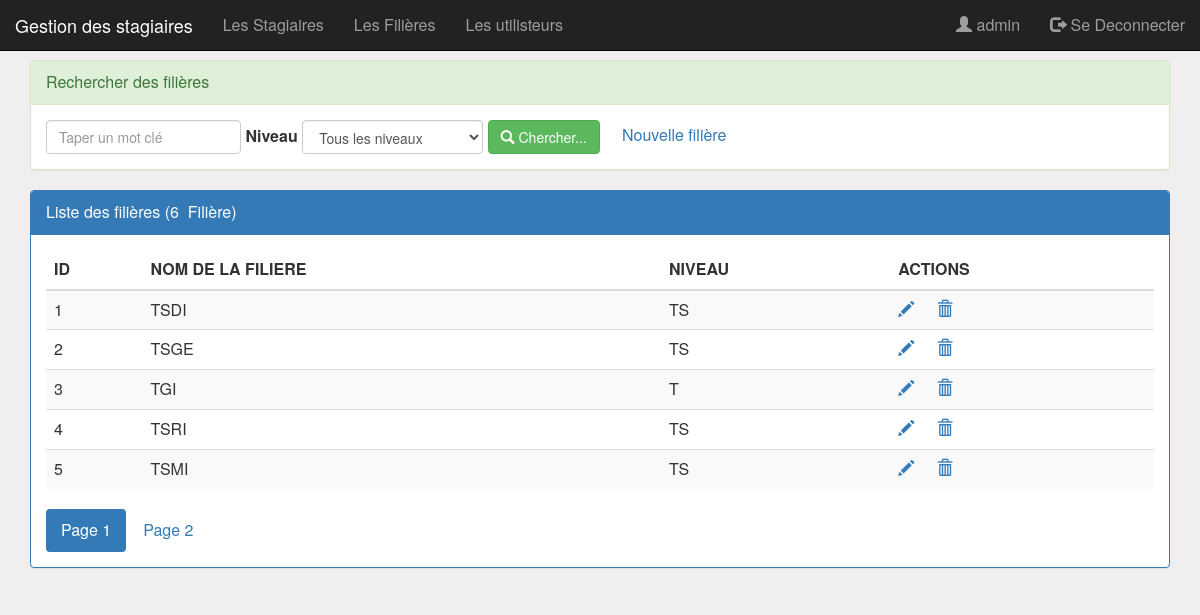
The app's page /pages/filieres.php (signed in) with its own data.
### tables this page shows
CREATE TABLE FILIERE (                    
	ID int(4) AUTO_INCREMENT PRIMARY KEY, 
	NOM_FILIERE VARCHAR(100) NOT NULL,    
	NIVEAU VARCHAR(100) NOT NULL);

### pages/filieres.php (the view, shortened to what this page needs)
<?php
	require_once('connexion.php');
	if(isset($_GET['motCle']))
		$mc=$_GET['motCle'];
	else
		$mc="";
	if(isset($_GET['NIVEAU']))
		$niveau=$_GET['NIVEAU'];
	else
		$niveau="all";
	if(isset($_GET['size']))
		$size=$_GET['size'];
	else
		$size=5;
	if(isset($_GET['page']))
		$page=$_GET['page'];
	else
		$page=1;
	$offset=($page-1)*$size;
	if($niveau=="all"){
		$resultat1 = $con->query("SELECT * FROM FILIERE
									WHERE  NOM_FILIERE like '%$mc%'
									ORDER BY ID
									LIMIT $size
									OFFSET $offset");
		$resultat2 = $con->query("select count(*) as nbrFiliere
									from FILIERE
									where NOM_FILIERE like '%$mc%'");
	}
	$nbr=$resultat2->fetch();
	$nbrF=$nbr['nbrFiliere'];
	$reste=$nbrF % $size;
	if($reste==0)
		$nbrPage=$nbrF/$size;
	else
		$nbrPage=floor($nbrF/$size)+1;
?>
<!DOCTYPE HTML>
<html>
	<head>
		<link rel="stylesheet" type="text/css" href="../css/bootstrap.css">
		<link rel="stylesheet" type="text/css" href="../css/monstyle.css">
	</head>
	<body>
		<?php include('entete.php');?>
		<div class="container">
			<div class="panel panel-success espace60">
				<div class="panel-heading">Rechercher des filières</div>
				<div class="panel-body">
					<form method="get" action="filieres.php" class="form-inline">
						<div class="form-group">
							<input type="text" name="motCle"
									placeholder="Taper un mot clé"
									id="motCle" class="form-control"
									value="<?php echo $mc; ?>"/>
							<label for="NIVEAU" class="control-label">Niveau</label>
							<select name="NIVEAU" id="NIVEAU" class="form-control"
									onChange="this.form.submit();">
								<option value="all" <?php echo $niveau=="all"?"selected":"" ?>>Tous les niveaux</option>
							</select>
							<button type="submit" class="btn btn-success">
								<i class="glyphicon glyphicon-search"></i>
								Chercher...
							</button>
							<?php if($_SESSION['utilisateur']['ROLE']=="ADMIN") {?>
								<a href="nouvelleFiliere.php">Nouvelle filière</a>
							<?php } ?>
						</div>
					</form>
				</div>
			</div>
			<div class="panel panel-primary ">
				<div class="panel-heading">Liste des filières (<?php echo $nbrF ?>&nbsp Filière) </div>
				<div class="panel-body">
					<table class="table table-striped">
						<thead>
							<tr>
								<th>ID</th>
								<th>NOM DE LA FILIERE</th>
								<th>NIVEAU</th>
								 <?php if($_SESSION['utilisateur']['ROLE']=="ADMIN") {?>
									<th>ACTIONS</th>
								<?php } ?>
							</tr>
						</thead>
						<tbody>
							<?php while($FILIERE=$resultat1->fetch()){?>
								<tr>
									<td><?php echo $FILIERE['ID'] ?></td>
									<td><?php echo $FILIERE['NOM_FILIERE'] ?></td>
									<td><?php echo $FILIERE['NIVEAU'] ?></td>
									<td>
										<?php if($_SESSION['utilisateur']['ROLE']=="ADMIN") {?>
											<a href="editerFiliere.php?ID=<?php echo $FILIERE['ID'] ?>">
												<span class="glyphicon glyphicon-pencil"></span>
											</a>
											<a Onclick="return confirm('Etes vous sur de vouloir supprimer la filière?')"
												href="supprimerFiliere.php?ID=<?php echo $FILIERE['ID'] ?>">
												<span class="glyphicon glyphicon-trash"></span>
											</a>
										<?php } ?>
									</td>
								</tr>
							<?php } ?>
						</tbody>
					</table>
					<div>
						<ul class="nav nav-pills">
							<?php for($i=1;$i<=$nbrPage;$i++){ ?>
								<li class="<?php if($i==$page) echo 'active' ?>">
									<a href="filieres.php?page=<?php echo $i ?>
										&motCle=<?php echo $mc ?>
										&NIVEAU=<?php echo $niveau ?>">
										Page <?php echo $i ?>
									</a>
								</li>
							<?php } ?>
						</ul>
					</div>
				</div>
			</div>
		</div>
	</body>
</html>

### css/monstyle.css (style rules this page uses)
.espace60 { margin-top: 60px; }
body { background-color: rgb(240, 238, 238); font-size: 16px; }
.form-control { position: relative; }

### records on screen
filiere: ID "1", NOM_FILIERE "TSDI", NIVEAU "TS"
filiere: ID "2", NOM_FILIERE "TSGE", NIVEAU "TS"
filiere: ID "3", NOM_FILIERE "TGI", NIVEAU "T"
filiere: ID "4", NOM_FILIERE "TSRI", NIVEAU "TS"
filiere: ID "5", NOM_FILIERE "TSMI", NIVEAU "TS"

### other values on screen
$_SESSION['utilisateur']['LOGIN'] "admin"
$nbrF "6"
